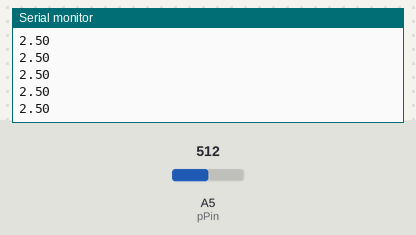
Recording of a sketch running on a simulated Arduino Uno, built with avr-gcc and run on an emulated ATmega328P. Shown: the last lines printed to the serial monitor. Inputs (shaded band) come from the test bench; at power-on: A5 (pPin) = 512.

Above: at 1.2 s.
1.3 s: A5 (pPin) set to 716
At 1.8 s:
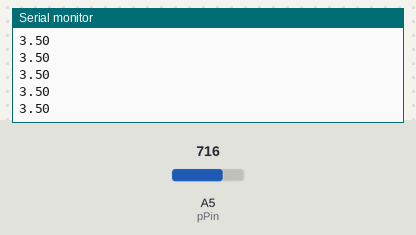
2.8 s: A5 (pPin) set to 900
At 3.5 s:
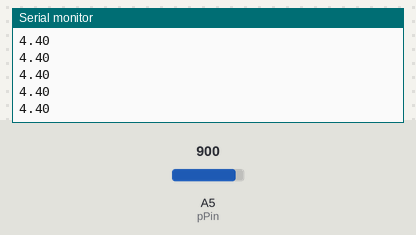
Timing chart, 0 to 5.8 s (numbered marks = the images above; inputs shaded):
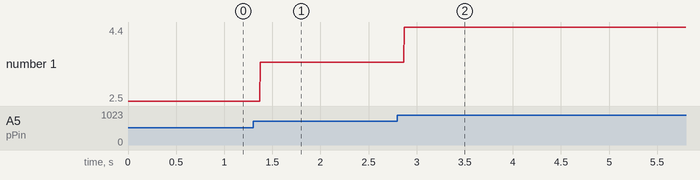

Measured:
- after the input at 1.3 s, the serial monitor: prints a new line after 0.07 s (image 1)
- after the input at 2.8 s, the serial monitor: prints a new line after 0.07 s (image 2)
- plotted number 1: 2.5 → 3.5 after the input at 1.3 s, 3.5 → 4.4 after the input at 2.8 s

The sketch:

37_PyArdiono_Poteniometer.ino
```cpp
int dt=100;
int pPin=A5;
float voltage;

void setup() {
  // put your setup code here, to run once:
Serial.begin(9600);
pinMode(pPin,INPUT);
}

void loop() {
  // put your main code here, to run repeatedly:
  voltage=analogRead(pPin);
  voltage=voltage*(5./1023);
  Serial.println(voltage);
  delayMicroseconds(dt);
}
```
